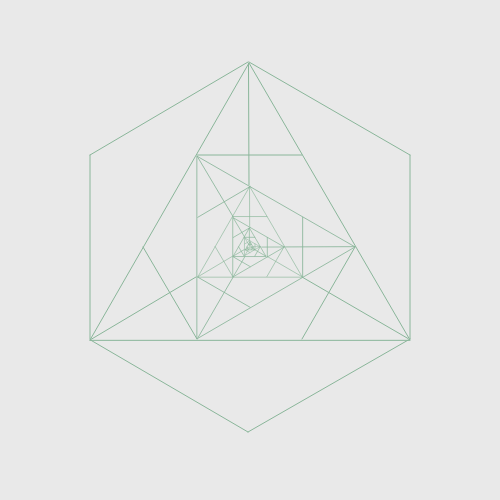
Frame 1 (no input)
Frame 60 (no input): identical to frame 1, image omitted
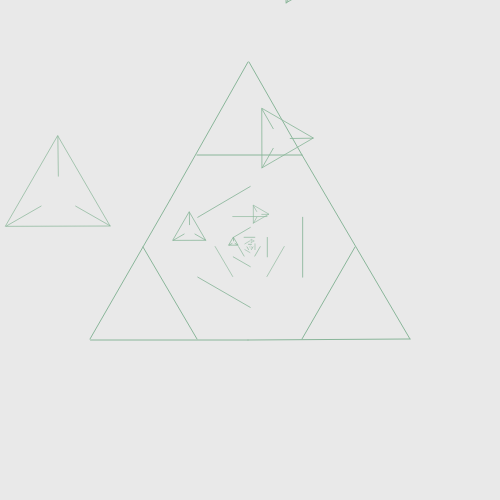
Frame 120 (the mouse pressed at the canvas centre since frame 60)

The p5.js sketch that drew these frames (run headless with seeded random() and noise() and a simulated clock; from frame 60 on, the mouse is pressed at the canvas centre):

// p5.js sketch
// ── sketch.js
function setup(){
  createCanvas(500,500);
  background(233);
}

function draw(){
	background(233);
  stroke("#8AB69A");
  noFill();

  rotation();

    push();
    translate(391,105);
    strokeWeight(1.5);
    scale(0.57);
    rotate(radians(90));
    rotation();
    pop();

    push();
    translate(168.5,166);
    strokeWeight(2);
    scale(0.326);
    rotation();
    pop();

    push();
    translate(296,201);
    strokeWeight(4);
    scale(0.185);
    rotate(radians(90));
    rotation();
    pop();

    push();
    translate(224,221.5);
    strokeWeight(7);
    scale(0.102);
    rotation();
    pop();

    push();
    translate(263.5,233);
    strokeWeight(10);
    scale(0.055);
    rotate(radians(90));
    rotation();
    pop();

    push();
    translate(243,240);
    strokeWeight(25);
    scale(0.028);
    rotation();
    pop();

    push();
    translate(253,244.5);
    strokeWeight(30);
    scale(0.01);
    rotate(radians(90));
    rotation();
    pop();

    //je savais pas faire de polygon sans que ce soit trop compliqué
    push();
    var distance = dist(mouseX, mouseY, 250, 250);
    if (distance < 200) {
      line(90,339,170,200);
      line(410,339,302,155);
      line(170,200,248,62);
      line(302,155,249,62);
      line(90.5,340,248,340);
      line(410,339,248,340);
    }
    else {
    line(90,339,90,155);
    line(410,339,410,155);
    line(90,155,248,62);
    line(410,155,249,62);
    line(90.5,340,248,432);
    line(410,339,248,432);
    }
    pop();

  }


// function motif(){ //le 1er motif, triangle équilatéral
//     triangle(90,340,249,63,410,340);//le premier triangle du pattern
//
//     translate(391,105);
//     rotate(radians(90));
//     triangle(90/1.75,340/1.75,249/1.75,63/1.75,410/1.75,340/1.75);//le second triangle du pattern à l'interieur du premier

// triangle(taille/2,taille*1.5,taille*1.25,taille/4,taille*2,taille*1.5)

// }

  function rotation(){

    push();
    var distance = dist(mouseX, mouseY, 200, 200);
    if (distance < 150) {
    rotate(radians(frameCount));
    }
    triangle(90,340,249,63,410,340);
    pop();


    push();
    var distance = dist(mouseX, mouseY, 250, 250);
    if (distance < 50) {
    rotate(radians(frameCount));
    }
    line(248.5,63,249,185);
    line(408,338.5,302,277);
    line(90,340,196,277);
    pop()

    push();
    var distance = dist(mouseX, mouseY, 200, 250);
    if (distance < 50) {
    rotate(radians(frameCount));
    }
    line(197,339,143,247);
    line(302,339,355,247);
    line(197,155,302,155);
    pop();
}
